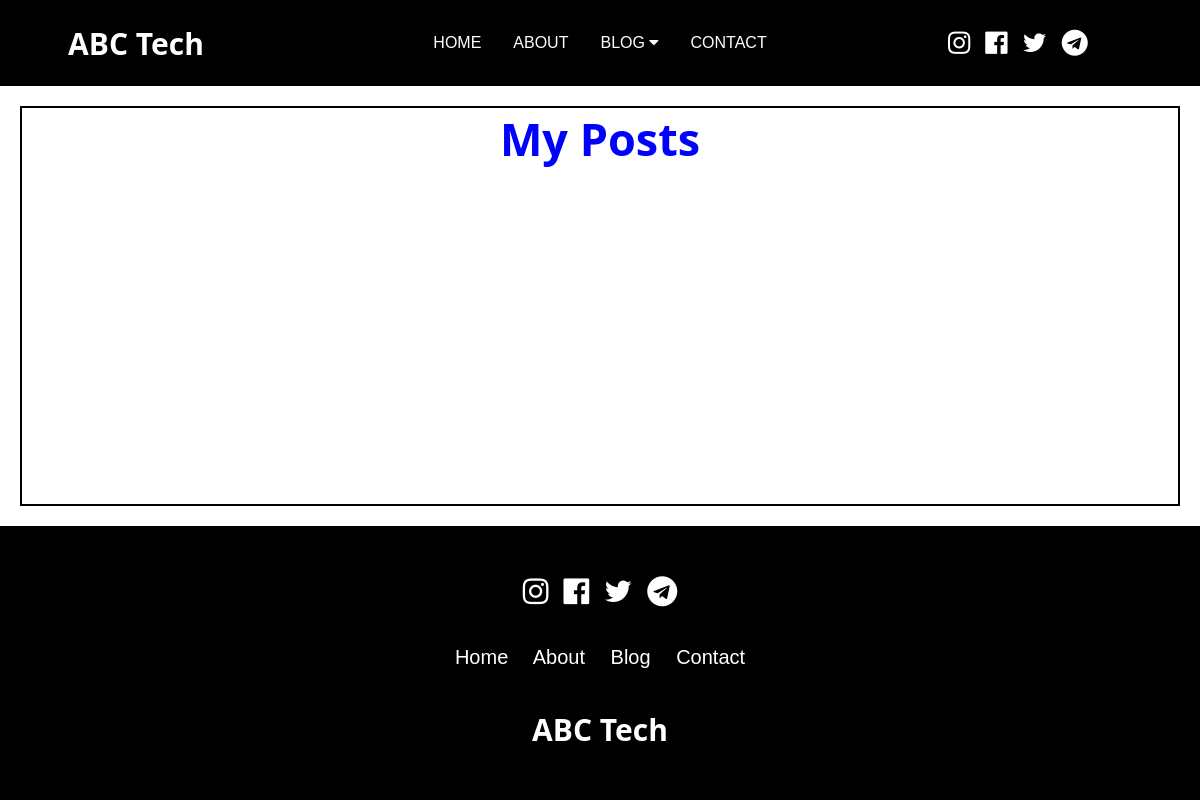
The app's page /post_home/, older data.
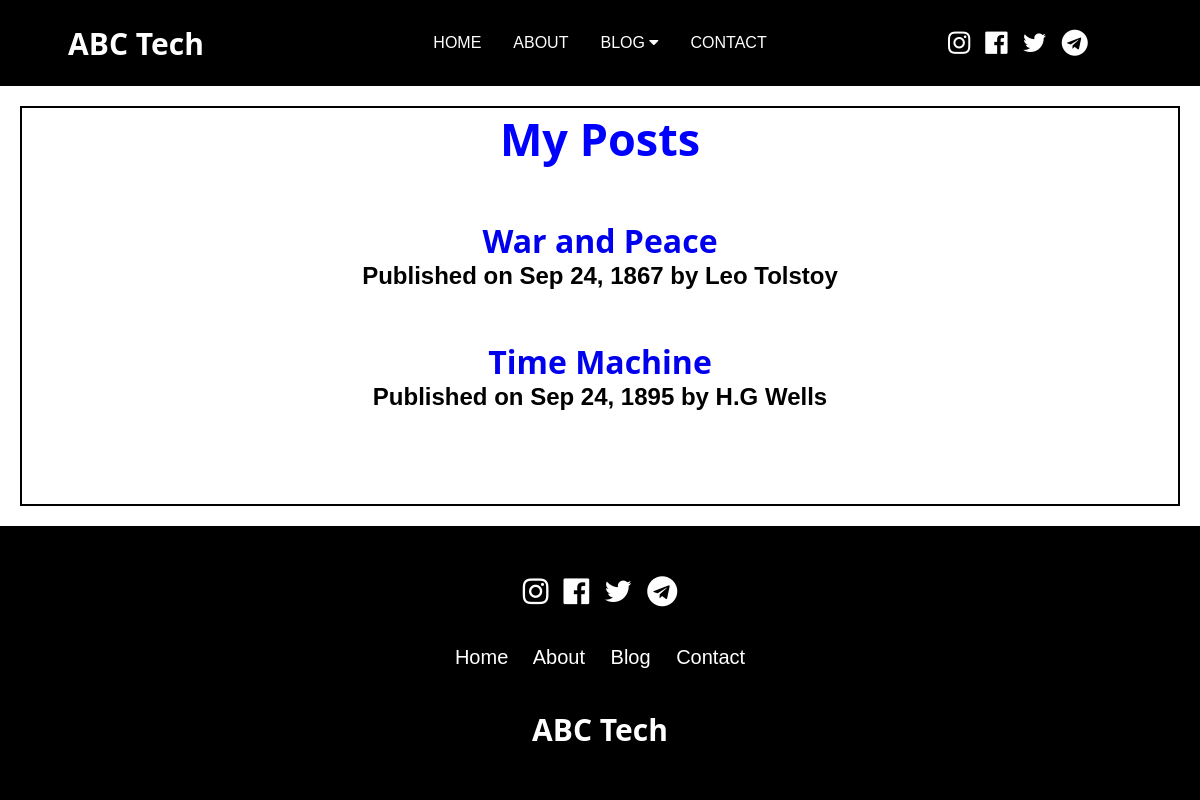
The same page, newer data.
### myapp/models.py (models this page shows, shortened)
class Post(models.Model):
    title = models.CharField(max_length=50)
    content = models.TextField()
    published_at = models.DateTimeField(default = timezone.now)
    author = models.CharField(max_length=50, default=False)
    def get_absolute_url(self,):
        return f"/post/{self.id}"

### myapp/views.py (the view)
# urls.py: path('post_home/', views.post_home, name = "list"),
def post_home(request):
    posts = Post.objects.all()
    return render(request, 'blog/post_home.html', {'posts': posts})

### myapp/templates/blog/post_home.html (shortened to what this page needs)
{% extends 'blog/layout.html' %}
    {% block content %}
        <div class= "box">
            <h1>My Posts</h1>
            {% for post in posts %}
            <article class="post">
            <h2>
                {% if post.slug %}
                        {{ post.title }}
                {% else %}
                    <a href= "{{post.get_absolute_url}}">
                        {{ post.title }}
                    </a>
                {% endif %}
            </h2>
            <h3>Published on {{ post.published_at | date:"M d, Y" }} by {{ post.author | title}}</h3>
            </article>
            {% endfor %}
        </div>
    {% endblock content %}

### myapp/templates/blog/layout.html (shortened to what this page needs)
<!DOCTYPE html>
{% load static %}
<html lang="en">
<head>
    <link rel="stylesheet" href="https://cdnjs.cloudflare.com/ajax/libs/font-awesome/4.7.0/css/font-awesome.min.css">
    <link rel="stylesheet" href="{% static 'css/style.css' %}">
</head>
<body>
    <div class="container">
        <div class="logo">
            <h1> ABC Tech </h1>
        </div>
        <div class="navbar">
            <a href="#">Home</a>
            <a href="#">About</a>
                <div class="dropdown">
                <button class="dropbtn"> Blog
                    <i class="fa fa-caret-down"></i>
                </button>
                </div>
                <a href="#news">Contact</a>
        </div>
        <div class="icon">
            <i class="fa fa-instagram" aria-hidden="true" style="padding-right: 15px;"></i>
            <i class="fa fa-facebook-official" aria-hidden="true" style="padding-right: 15px;"></i>
            <i class="fa fa-twitter" aria-hidden="true" style="padding-right: 15px;"></i>
            <i class="fa fa-telegram" aria-hidden="true"></i>
        </div>
    </div>
    {% block content %}
    {% endblock %}
<div class="footer">
    <div class="icon1">
        <i class="fa fa-instagram" aria-hidden="true" style="padding-right: 15px;"></i>
        <i class="fa fa-facebook-official" aria-hidden="true" style="padding-right: 15px;"></i>
        <i class="fa fa-twitter" aria-hidden="true" style="padding-right: 15px;"></i>
        <i class="fa fa-telegram" aria-hidden="true"></i>
    </div>
    <div class="name">
        <p> Home  About  Blog  Contact </p>
    </div>
    <div class="logo-container1">
        <h1> ABC Tech </h1>
    </div>
</div>
</body>
</html>

### static/css/style.css (style rules this page uses)
* { padding: 0; margin: 0; box-sizing: border-box; }
body { font-family: Arial, Helvetica, sans-serif; }
.navbar { overflow: hidden; display: flex; justify-content: center; width: 60%; }
.navbar a { float: left; font-size: 16px; color: white; text-align: center; padding: 14px 16px; text-decoration: none; text-transform: uppercase; }
.dropdown { float: left; overflow: hidden; }
.dropdown .dropbtn { font-size: 16px; border: none; outline: none; color: white; padding: 14px 16px; background-color: inherit; font-family: inherit; margin: 0; text-transform: uppercase; }
.container { background-color: black; padding: 20px; display: flex; position: relative; }
.logo { display: flex; align-items: center; justify-content: center; width: 20%; }
.logo h1 { color: white; font-size: 30px; }
.footer h1 { color: white; font-size: 30px; }
.icon { display: flex; align-items: center; color: white; font-size: 26px; width: 20%; }
.footer { background-color: black; padding: 50px; }
.icon1 { display: flex; align-items: center; color: white; font-size: 30px; justify-content: center; }
.name p { text-align: center; margin-top: 40px; color: white; margin-bottom: 40px; font-size: 20px; word-spacing: 20px; }
.logo-container1 { display: flex; align-items: center; justify-content: center; margin-top: 25px; }
h1 { text-align: center; font-weight: bolder; font-family: system-ui; font-size: 45px; color: blue; }
h2 { font-size: 32px; text-align: center; margin-top: 50px; color: black; font-family: system-ui; }
h3 { font-size: 24px; text-align: center; color: black; font-family: sans-serif; }
p { font-size: 24px; text-align: center; color: black; font-family: sans-serif; }
a { text-decoration: none; }
.box { border: 2px solid black; margin: 20px; height: 400px; }

Row changes from the older to the newer data that the page shows:
added Post: title "War and Peace", published_at "Sep 24, 1867", author "Leo Tolstoy"
added Post: title "Time Machine", published_at "Sep 24, 1895", author "H.G Wells"
